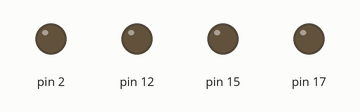
Recording of a sketch running on a simulated Arduino Uno, built with avr-gcc and run on an emulated ATmega328P. Shown: output pins drawn as LEDs (lit = HIGH).

Above: at 0.02 s.
At 0.2 s:
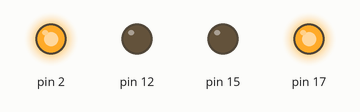
At 0.3 s:
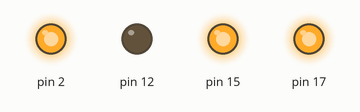
At 0.97 s:
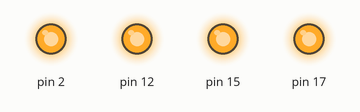
At 1.62 s:
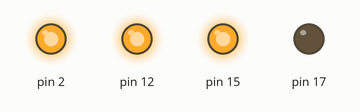
At 2.92 s:
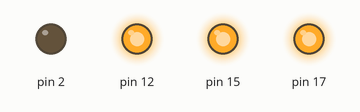
Timing chart, 0 to 3.2 s (numbered marks = the images above):
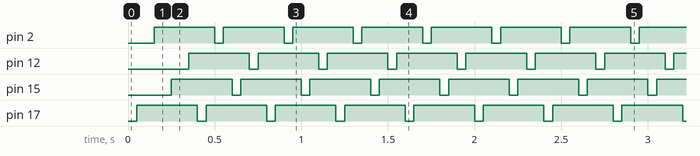

Measured:
- by itself, pin 2, pin 12, pin 15, pin 17: alternates HIGH for 0.35 s and LOW for 0.05 s

The sketch:

lab_2.2.ino
```cpp
int led[] = {12,15,02,17};

void setup() {
  pinMode(12, OUTPUT);
  pinMode(15, OUTPUT);
  pinMode(02, OUTPUT);
  pinMode(17, OUTPUT);
}

void loop() {
  digitalWrite(17, 0);
  delay(50);
  digitalWrite(17, 1);
  delay(50);
  digitalWrite(02, 0);
  delay(50);
  digitalWrite(02, 1);
  delay(50);
  digitalWrite(15, 0);
  delay(50);
  digitalWrite(15, 1);
  delay(50);
  digitalWrite(12, 0);
  delay(50);
  digitalWrite(12, 1);
  delay(50);
}
```
